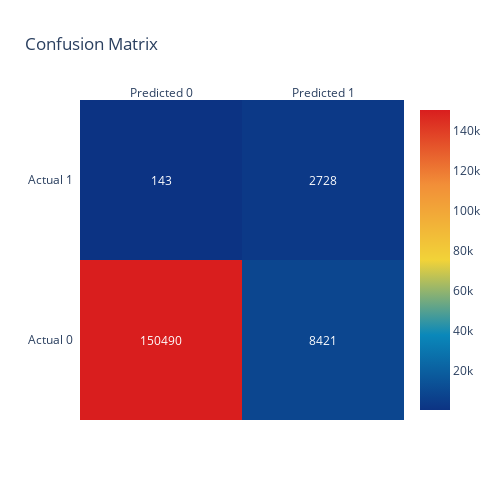

Notebook code for this chart:
### Code cell
import plotly.figure_factory as ff

# Create confusion matrix as a plotly heatmap
fig = ff.create_annotated_heatmap(cm, x=['Predicted 0', 'Predicted 1'], y=['Actual 0', 'Actual 1'], colorscale='Portland', showscale=True)
fig.update_layout(title_text='Confusion Matrix', width=500, height=500)  # Adjust size to make it square
fig.show()

### Figure 1 — Plotly figure (JSON) as saved in the notebook; plotly's stock layout.template omitted (floating-point values rounded to 4 significant figures)
{"data": [{"colorscale": [[0, "rgb(12,51,131)"], [0.25, "rgb(10,136,186)"], [0.5, "rgb(242,211,56)"], [0.75, "rgb(242,143,56)"], [1, "rgb(217,30,30)"]], "reversescale": false, "showscale": true, "type": "heatmap", "x": ["Predicted 0", "Predicted 1"], "y": ["Actual 0", "Actual 1"], "z": [[150490, 8421], [143, 2728]]}], "layout": {"annotations": [{"font": {"color": "#FFFFFF"}, "showarrow": false, "text": "150490", "x": "Predicted 0", "xref": "x", "y": "Actual 0", "yref": "y"}, {"font": {"color": "#FFFFFF"}, "showarrow": false, "text": "8421", "x": "Predicted 1", "xref": "x", "y": "Actual 0", "yref": "y"}, {"font": {"color": "#FFFFFF"}, "showarrow": false, "text": "143", "x": "Predicted 0", "xref": "x", "y": "Actual 1", "yref": "y"}, {"font": {"color": "#FFFFFF"}, "showarrow": false, "text": "2728", "x": "Predicted 1", "xref": "x", "y": "Actual 1", "yref": "y"}], "height": 500, "title": {"text": "Confusion Matrix"}, "width": 500, "xaxis": {"dtick": 1, "gridcolor": "rgb(0, 0, 0)", "side": "top", "ticks": ""}, "yaxis": {"dtick": 1, "ticks": "", "ticksuffix": "  "}}}
